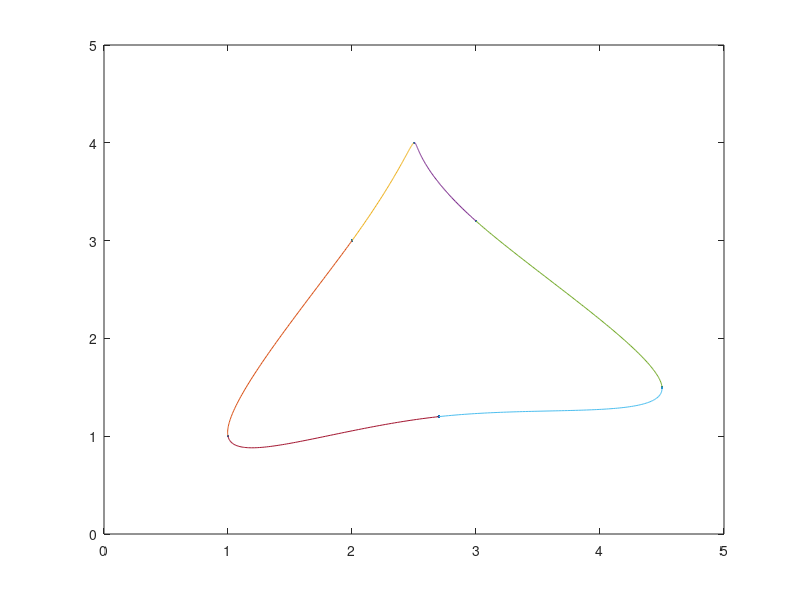

This figure's MATLAB source:
% body
P0 = [1,1];
P1 = [2,3];
P2 = [2.5,4];
P3 = [3,3.2];
P4 = [4.5,1.5];
P5 = [2.7,1.2];

P = [P0;P1;P2;P3;P4;P5];

% fergassonovy kubiky
F0 = @(t) (2*t.^3 - 3*t.^2 + 1);
F1 = @(t) (-2*t.^3 + 3*t.^2);
F2 = @(t) (t.^3 - 2*t.^2 + t);
F3 = @(t) (t.^3 - t.^2);

n = 6;                  %pocet bodu
A = zeros(n,n);
b1 = zeros(n,1);
b2 = zeros(n,1);

% koeficienty pro vypocet smerovych vektoru
A = A + diag(4*ones(n,1),0);
A = A + diag(ones(n-1,1),1);
A = A + diag(ones(n-1,1),-1);
% aby bylo spojite na konci
A(1,n) = 1;
A(n,1) = 1;

% prave strany pro derivace
for i = 2:n-1
    b1(i) = 3*(P(i+1,1) - P(i-1,1));
    b2(i) = 3*(P(i+1,2) - P(i-1,2));
end
% aby bylo spojite na konci
b1(1) = 3*(P1(1) - P5(1));
b2(1) = 3*(P1(2) - P5(2));
b1(n) = 3*(P0(1) - P4(1));
b2(n) = 3*(P0(2) - P4(2));

x = A\b1;
y = A\b2;


figure(1)
plot(P(:,1),P(:,2),'.')
hold on

for i = 1:5
    tt = 0:0.01:1;
    kubika_x = F0(tt)*P(i,1) + F1(tt)*P(i+1,1) + F2(tt)*x(i) + F3(tt)*x(i+1);%x
    kubika_y = F0(tt)*P(i,2) + F1(tt)*P(i+1,2) + F2(tt)*y(i) + F3(tt)*y(i+1);%y
    plot(kubika_x,kubika_y)
end
tt = 0:0.01:1;
kubika_x = F0(tt)*P(6,1) + F1(tt)*P(1,1) + F2(tt)*x(6) + F3(tt)*x(1);
kubika_y = F0(tt)*P(6,2) + F1(tt)*P(1,2) + F2(tt)*y(6) + F3(tt)*y(1);
plot(kubika_x, kubika_y)

